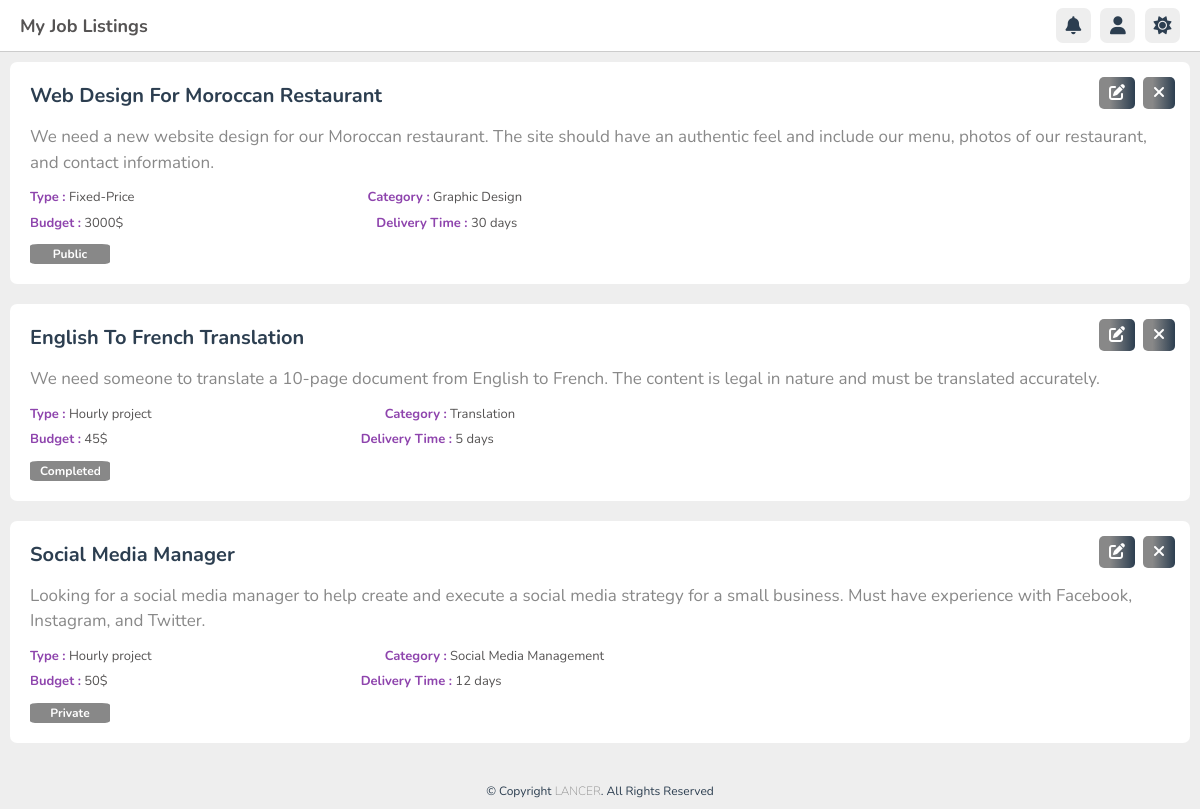
The app's page /client/my-jobs.php (signed in) with its own data.
### tables this page shows
CREATE TABLE `jobs` (
  `id_job` int(11) NOT NULL,
  `title` varchar(255) NOT NULL,
  `type` varchar(255) NOT NULL,
  `category` varchar(255) NOT NULL,
  `budget` int(11) NOT NULL,
  `description` varchar(255) NOT NULL,
  `time` int(11) NOT NULL,
  `job_status` enum('public','private','completed') DEFAULT 'public',
  `id_client` int(11) NOT NULL DEFAULT 0
);

### client/my-jobs.php (the view, shortened to what this page needs)
<?php
    $id_client = $_SESSION['client_id'];
?>
<!DOCTYPE html>
<html lang="en">
<head>
    <link rel="stylesheet" href="https://cdnjs.cloudflare.com/ajax/libs/font-awesome/6.1.2/css/all.min.css">
    <link rel="stylesheet" href="CSS/style.css">
</head>
<body>
    <header class="header">
        <section class="flex">
            <a href="my-jobs.php" class="logo">My Job Listings</a>
            <div class="icons">
                <div id="menu-btn" class="fa-sharp fa-solid fa-bell"></div>
                <div id="user-btn" class="fas fa-user"></div>
                <div id="toggle-btn" class="fas fa-sun"></div>
            </div>
        </section>
    </header>
    <section>
        <div class="jobs">
            <div class="job-container">
                <?php
                $conn = mysqli_connect("localhost", "root", "", "lancer");
                $query = "SELECT * FROM jobs WHERE id_client = '$id_client'";
                $results = mysqli_query($conn, $query);
                while ($row = mysqli_fetch_assoc($results)) { ?>
                    <div class="boox jb">
                        <h3><?php echo $row['title']; ?></h3>
                        <p><?php echo $row['description']; ?></p>
                        <div class="box">
                            <p><span class="category-label">Type :</span> <?php echo $row['type']; ?><span class="category-label" style="margin-left: 233px;">Category :</span> <?php echo $row['category']; ?></p>
                            <p><span class="category-label">Budget :</span> <?php echo $row['budget']; ?>$<span class="category-label" style="margin-left: 253px;">Delivery Time :</span> <?php echo $row['time']; ?> days</p>
                        </div>
                        <form class="job-status-form">
                            <input type="text" name="status" class="job-status-input" value="<?php
                                switch ($row['job_status']) {
                                    case 'private':
                                        echo 'Private';
                                        break;
                                    case 'completed':
                                        echo 'Completed';
                                        break;
                                    default:
                                    echo 'Public';
                                }
                            ?>" readonly>
                        </form>
                        <?php if ($row['job_status'] == 'private' || $row['job_status'] == 'completed') {
                            if ($row['job_status'] == 'private') {
                                $alert_message = 'Sorry, this job is currently in progress and cannot be edited or deleted at this time.';
                            } else {
                                $alert_message = 'Sorry, this job has already been completed and cannot be edited or deleted.';
                            }
                        ?>
                            <button class="inline-btnn mr-2 disabled" style="background-color: #dcdcdc; cursor: pointer;" onclick="alert('<?php echo $alert_message; ?>')"><i class="fa-sharp fa-solid fa-pen-to-square"></i></button>
                            <button class="inline-btnn disabled" style="background-color: #dcdcdc; cursor: pointer;" onclick="alert('<?php echo $alert_message; ?>')"><i class="fa-solid fa-xmark"></i></button>
                        <?php } else { ?>
                            <button class="inline-btnn mr-2" id="edit-job-btn-<?php echo $row['id_job']; ?>" data-id="<?php echo $row['id_job']; ?>"><i class="fa-sharp fa-solid fa-pen-to-square"></i></button>
                            <a href="?delete_id=<?php echo $row['id_job']; ?>" class="inline-btnn"><i class="fa-solid fa-xmark"></i></a>
                        <?php } ?>
                    </div>
                <?php } ?>
            </div>
        </div>
    </section>
    <footer class="footer">
        <p>&#169; Copyright <span>lancer</span>. All rights reserved</p>
    </footer>
</body>
</html>

### client/CSS/style.css (style rules this page uses)
:root { --main-color:#8e44ad; --red:#e74c3c; --orange:#f39c12; --light-color:#888; --light-bg:#eee; --black:#2c3e50; --black2: rgb(85, 83, 83); --white:#fff; --border:.1rem solid rgba(0,0,0,.2); }
* { font-family: 'Nunito', sans-serif; margin:0; padding:0; box-sizing: border-box; outline: none; border:none; text-decoration: none; }
html { font-size: 62.5%; overflow-x: hidden; }
body { background-color: var(--light-bg); padding-left: 25rem; }
section { padding: 1rem 1rem; margin: 0 auto; max-width: 1200px; }
.header { position: sticky; top:0; left:0; right: 0; background-color: var(--white); z-index: 1000; border-bottom: var(--border); }
.header .flex { display: flex; align-items: center; justify-content: space-between; position: relative; padding: .8rem 2rem; }
.header .flex .logo { font-size: 1.8rem; color: var(--black2); font-weight: bolder; }
.header .flex .icons div { font-size: 1.8rem; color:var(--black); background-color: var(--light-bg); border-radius: .7rem; height: 3.5rem; width: 3.5rem; line-height: 3.5rem; cursor: pointer; text-align: center; margin-left: .7rem; }
.jobs .job-container { display: grid; grid-template-columns: repeat(auto-fit, minmax(30rem, 1fr)); gap: 1.5rem; justify-content: center; align-items: flex-start; }
.jobs .job-container .boox { background-color: var(--white); border-radius: .7rem; padding: 2rem; margin-bottom: 20px; position: relative; }
.jobs .job-container .jb { text-align: left; }
.jobs .job-container .jb h3 { font-size: 2rem; color: var(--black); text-transform: capitalize; padding-bottom: .5rem; }
.jobs .job-container .jb p { line-height: 1.5; padding: 1rem 0; color: var(--light-color); font-size: 1.7rem; }
.jobs .job-container .box p { padding: .3rem 0; font-size: 1.3rem; color: var(--black2); line-height: 1.5; }
.category-label { color: var(--main-color) !important; font-weight: 700; display: inline-flex; }
.job-status-form input[type="text"] { width: 80px; height: 20px; font-size: 12px; text-align: center; border: none; background-color: var(--light-color); }
.job-status-input { background-color: var(--black); border: none; color: #fff; padding: 10px; width: 100px; border-radius: 10%; font-size: 16px; font-weight: bolder; text-align: center; margin-top: 8px; }
.inline-btnn { position: absolute; top: 1.5rem; right: 1.5rem; background: linear-gradient(to left, var(--black) 0%, var(--light-color) 70%); border: none; color: var(--white); padding: 5px 10px; text-align: center; text-decoration: none; font-size: 16px; border-radius: 5px; cursor: pointer; }
.mr-2 { margin-right: 40px; }
.footer span { text-transform: uppercase; font-weight: 200; color: var(--light-color); }
.footer { width: 100%; padding: 10px 0; font-size: larger; color: var(--black); text-align: center; position: relative; text-transform: capitalize; }
@media (max-width:1200px) { body { padding-left: 0; } }

### records on screen
jobs: title "Web Design For Moroccan Restaurant", description "We need a new website design for our Moroccan restaurant. The site should have an authentic feel and include our menu, photos of our restaurant, and contact information.", type "Fixed-Price", category "Graphic Design", budget "3000", time "30", status "Public"
jobs: title "English To French Translation", description "We need someone to translate a 10-page document from English to French. The content is legal in nature and must be translated accurately.", type "Hourly project", category "Translation", budget "45", time "5", status "Completed"
jobs: title "Social Media Manager", description "Looking for a social media manager to help create and execute a social media strategy for a small business. Must have experience with Facebook, Instagram, and Twitter.", type "Hourly project", category "Social Media Management", budget "50", time "12", status "Private"
